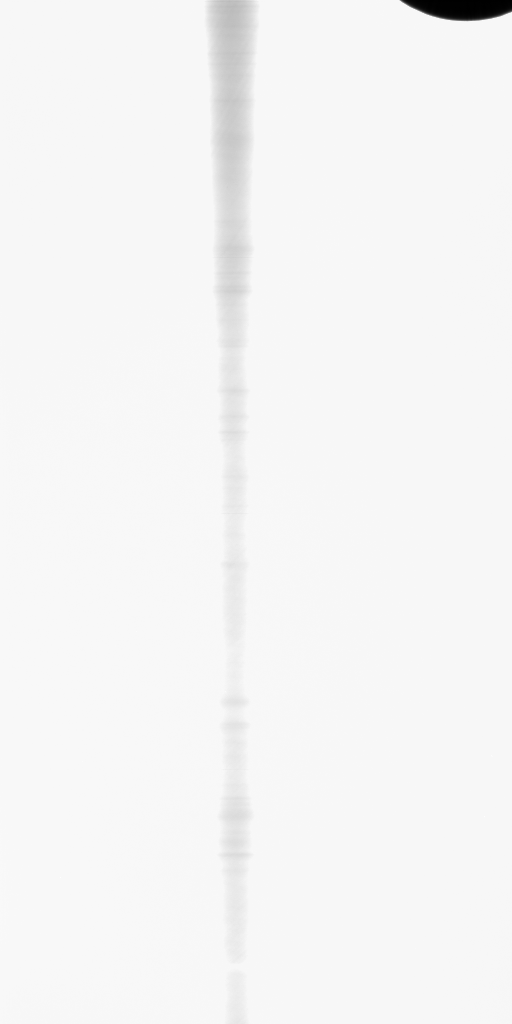
#> input picture data/dark_master/dark_master.fits, 512 x 1024 px, found by its file name; the run also reads 2 pictures not shown here
$ jupyter execute --allow-errors flat_fielding_velocity_calculation.ipynb   (shell and % lines are left out)
#> lines starting #> are read from the running program, lines starting #| are printed output that depends on the picture; pictures that were not available may be replaced by others from this repository, and a replacement may not be noted
[cell 1]
import numpy as np
import matplotlib.pyplot as plt
import scipy.ndimage
import astropy.io.fits

[cell 2]
base_path = '/Users/harshmathur/Documents/CourseworkRepo/Spectroscopy Data/'
file_format = 'Flat_Prom_20170509_085123070_FORWARD_{}.fits'
num_of_files = 18
dark_master_path = 'dark_master.fits'

[cell 3]
filename_list = list()

for i in range(1, num_of_files+1):
    filename_list.append(
        file_format.format(i)
    )

fits_list = list()

#> (the rest of this cell did not finish here and is left out)

[cell 4]
averaged_flat = np.average(fits_list, axis=0)

[cell 5]
dark_master_path = 'dark_master.fits'
dark_image = astropy.io.fits.getdata(base_path+dark_master_path)
#> dark_image is the input picture: shape (1024, 512) >f4; min 326.5, max 897.1, mean 876.5

[cell 6]
dark_image

[cell 7]
plt.imshow(dark_image, cmap='gray')
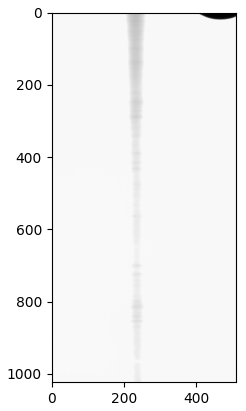
#> figure drawn by matplotlib, 1 panel

[cell 8]
averaged_flat.shape
#> Out = (1, 1024, 512)

[cell 9]
dark_image.shape
#> Out = (1024, 512)

[cell 10]
averaged_flat = averaged_flat[0]
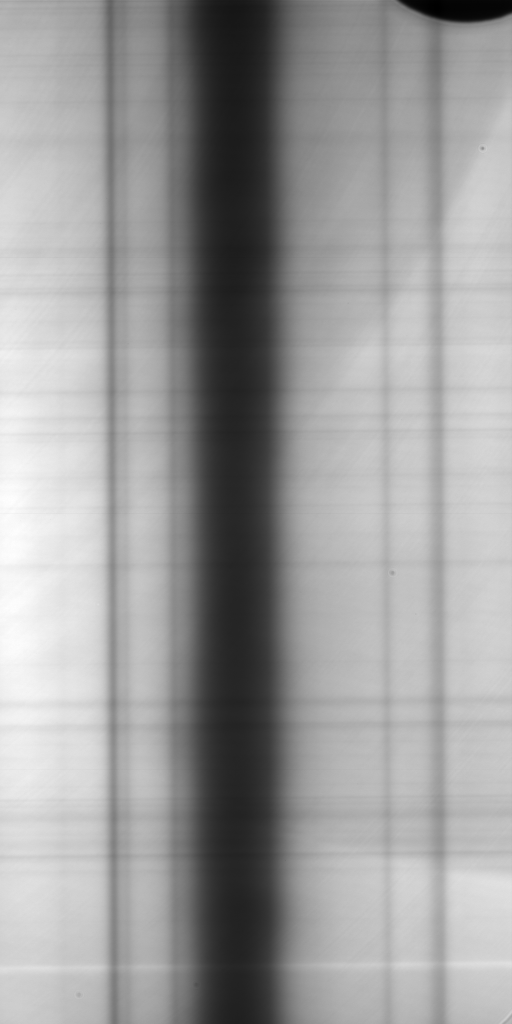
#> averaged_flat: shape (1024, 512) float64; min 3679.5, max 47624.5, mean 30662.4; drawn with min black and max white

[cell 11]
averaged_flat.shape
#> Out = (1024, 512)

[cell 12]
dark_corrected_averaged_flat = averaged_flat - dark_image

[cell 13]
plt.imshow(fits_list[0][0], cmap='gray')
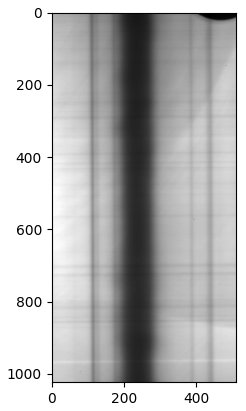
#> figure drawn by matplotlib, 1 panel

[cell 14]
max_shift, extent, up_sampling = 8, 10, 10

h_pix = dark_corrected_averaged_flat.shape[1]
#> h_pix = 512

display = dark_corrected_averaged_flat.copy()

plt.imshow(display, cmap='gray')

point = list(map(int, plt.ginput(1)[0]))
